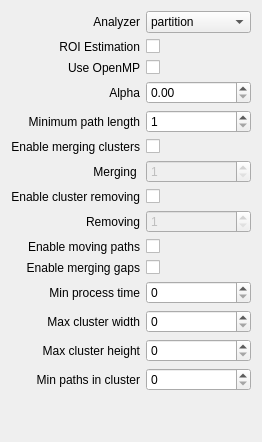
     <widget class="QWidget" name="m_GeneralTab">
      <attribute name="title">
       <string>General</string>
      </attribute>
      <layout class="QGridLayout" name="gridLayout_3">
       <item row="3" column="1">
        <widget class="QDoubleSpinBox" name="m_Alpha">
         <property name="maximum">
          <double>1.000000000000000</double>
         </property>
         <property name="singleStep">
          <double>0.100000000000000</double>
         </property>
        </widget>
       </item>
       <item row="12" column="1">
        <widget class="QSpinBox" name="m_MaxClusterWidth">
         <property name="maximum">
          <number>2000</number>
         </property>
        </widget>
       </item>
       <item row="5" column="1">
        <widget class="QCheckBox" name="m_EnableMerging">
         <property name="text">
          <string/>
         </property>
        </widget>
       </item>
       <item row="7" column="1">
        <widget class="QCheckBox" name="m_EnableClusterRemoving">
         <property name="text">
          <string/>
         </property>
        </widget>
       </item>
       <item row="13" column="1">
        <widget class="QSpinBox" name="m_MaxClusterHeight">
         <property name="maximum">
          <number>2000</number>
         </property>
        </widget>
       </item>
       <item row="11" column="1">
        <widget class="QSpinBox" name="m_MinProcessTime">
         <property name="maximum">
          <number>10000</number>
         </property>
        </widget>
       </item>
       <item row="13" column="0">
        <widget class="QLabel" name="label_31">
         <property name="text">
          <string>Max cluster height</string>
         </property>
         <property name="alignment">
          <set>Qt::AlignRight|Qt::AlignTrailing|Qt::AlignVCenter</set>
         </property>
        </widget>
       </item>
       <item row="14" column="0">
        <widget class="QLabel" name="label_32">
         <property name="text">
          <string>Min paths in cluster</string>
         </property>
         <property name="alignment">
          <set>Qt::AlignRight|Qt::AlignTrailing|Qt::AlignVCenter</set>
         </property>
        </widget>
       </item>
       <item row="9" column="1">
        <widget class="QCheckBox" name="m_EnableMovingPaths">
         <property name="text">
          <string/>
         </property>
        </widget>
       </item>
       <item row="14" column="1">
        <widget class="QSpinBox" name="m_MinPathsInCluster">
         <property name="maximum">
          <number>1000</number>
         </property>
        </widget>
       </item>
       <item row="7" column="0">
        <widget class="QLabel" name="label_20">
         <property name="text">
          <string>Enable cluster removing</string>
         </property>
         <property name="alignment">
          <set>Qt::AlignRight|Qt::AlignTrailing|Qt::AlignVCenter</set>
         </property>
        </widget>
       </item>
       <item row="2" column="0">
        <widget class="QLabel" name="label">
         <property name="text">
          <string>Use OpenMP</string>
         </property>
         <property name="alignment">
          <set>Qt::AlignRight|Qt::AlignTrailing|Qt::AlignVCenter</set>
         </property>
        </widget>
       </item>
       <item row="12" column="0">
        <widget class="QLabel" name="label_30">
         <property name="text">
          <string>Max cluster width</string>
         </property>
         <property name="alignment">
          <set>Qt::AlignRight|Qt::AlignTrailing|Qt::AlignVCenter</set>
         </property>
        </widget>
       </item>
       <item row="10" column="0">
        <widget class="QLabel" name="label_19">
         <property name="text">
          <string>Enable merging gaps</string>
         </property>
         <property name="alignment">
          <set>Qt::AlignRight|Qt::AlignTrailing|Qt::AlignVCenter</set>
         </property>
        </widget>
       </item>
       <item row="11" column="0">
        <widget class="QLabel" name="label_29">
         <property name="text">
          <string>Min process time</string>
         </property>
         <property name="alignment">
          <set>Qt::AlignRight|Qt::AlignTrailing|Qt::AlignVCenter</set>
         </property>
        </widget>
       </item>
       <item row="3" column="0">
        <widget class="QLabel" name="label_2">
         <property name="text">
          <string>Alpha</string>
         </property>
         <property name="alignment">
          <set>Qt::AlignRight|Qt::AlignTrailing|Qt::AlignVCenter</set>
         </property>
        </widget>
       </item>
       <item row="0" column="0">
        <widget class="QLabel" name="label_33">
         <property name="text">
          <string>Analyzer</string>
         </property>
         <property name="alignment">
          <set>Qt::AlignRight|Qt::AlignTrailing|Qt::AlignVCenter</set>
         </property>
        </widget>
       </item>
       <item row="5" column="0">
        <widget class="QLabel" name="label_13">
         <property name="text">
          <string>Enable merging clusters</string>
         </property>
         <property name="alignment">
          <set>Qt::AlignRight|Qt::AlignTrailing|Qt::AlignVCenter</set>
         </property>
        </widget>
       </item>
       <item row="4" column="0">
        <widget class="QLabel" name="label_12">
         <property name="text">
          <string>Minimum path length</string>
         </property>
         <property name="alignment">
          <set>Qt::AlignRight|Qt::AlignTrailing|Qt::AlignVCenter</set>
         </property>
        </widget>
       </item>
       <item row="10" column="1">
        <widget class="QCheckBox" name="m_EnableMergingGaps">
         <property name="text">
          <string/>
         </property>
        </widget>
       </item>
       <item row="6" column="1">
        <widget class="QSpinBox" name="m_EnableMergingCount">
         <property name="enabled">
          <bool>false</bool>
         </property>
         <property name="minimum">
          <number>1</number>
         </property>
         <property name="maximum">
          <number>10</number>
         </property>
        </widget>
       </item>
       <item row="15" column="0" colspan="2">
        <spacer name="verticalSpacer_2">
         <property name="orientation">
          <enum>Qt::Vertical</enum>
         </property>
         <property name="sizeHint" stdset="0">
          <size>
           <width>20</width>
           <height>40</height>
          </size>
         </property>
        </spacer>
       </item>
       <item row="0" column="1">
        <widget class="QComboBox" name="m_Analyzer">
         <item>
          <property name="text">
           <string>partition</string>
          </property>
         </item>
         <item>
          <property name="text">
           <string>assign-merge</string>
          </property>
         </item>
        </widget>
       </item>
       <item row="8" column="0">
        <widget class="QLabel" name="label_22">
         <property name="text">
          <string>Removing</string>
         </property>
         <property name="alignment">
          <set>Qt::AlignRight|Qt::AlignTrailing|Qt::AlignVCenter</set>
         </property>
        </widget>
       </item>
       <item row="2" column="1">
        <widget class="QCheckBox" name="m_UseOpenMP">
         <property name="text">
          <string/>
         </property>
        </widget>
       </item>
       <item row="8" column="1">
        <widget class="QSpinBox" name="m_EnableClusterRemovingCount">
         <property name="enabled">
          <bool>false</bool>
         </property>
         <property name="minimum">
          <number>1</number>
         </property>
         <property name="maximum">
          <number>10</number>
         </property>
        </widget>
       </item>
       <item row="4" column="1">
        <widget class="QSpinBox" name="m_MinimumPathLength">
         <property name="minimum">
          <number>1</number>
         </property>
         <property name="maximum">
          <number>100</number>
         </property>
        </widget>
       </item>
       <item row="9" column="0">
        <widget class="QLabel" name="label_18">
         <property name="text">
          <string>Enable moving paths</string>
         </property>
         <property name="alignment">
          <set>Qt::AlignRight|Qt::AlignTrailing|Qt::AlignVCenter</set>
         </property>
        </widget>
       </item>
       <item row="6" column="0">
        <widget class="QLabel" name="label_21">
         <property name="text">
          <string>Merging </string>
         </property>
         <property name="alignment">
          <set>Qt::AlignRight|Qt::AlignTrailing|Qt::AlignVCenter</set>
         </property>
        </widget>
       </item>
       <item row="1" column="0">
        <widget class="QLabel" name="label_38">
         <property name="text">
          <string>ROI Estimation</string>
         </property>
         <property name="alignment">
          <set>Qt::AlignRight|Qt::AlignTrailing|Qt::AlignVCenter</set>
         </property>
        </widget>
       </item>
       <item row="1" column="1">
        <widget class="QCheckBox" name="m_RoiEstimation">
         <property name="text">
          <string/>
         </property>
        </widget>
       </item>
      </layout>
     </widget>
